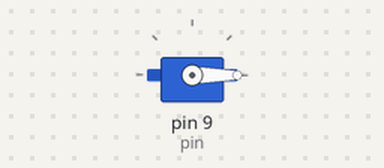
Recording of a sketch running on a simulated Arduino Uno, built with avr-gcc and run on an emulated ATmega328P. Parts: servo.

Above: at 0.05 s.
At 5.95 s:
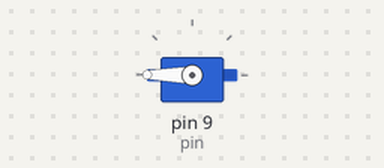
At 10.45 s:
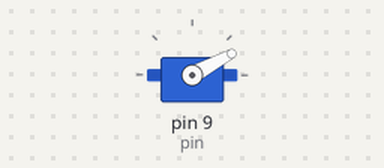
At 15.05 s:
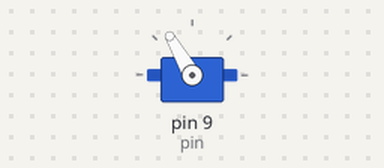
Timing chart, 0 to 19.6 s (numbered marks = the images above):
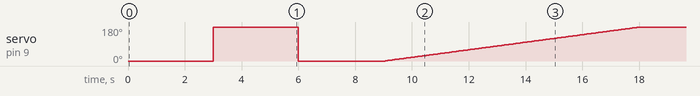

The sketch:

Servo.ino
```cpp
#include <Servo.h>
Servo servo;
int pin=9;
int angle;
void setup() {
  // put your setup code here, to run once:
  servo.attach(pin);
  }
void loop() {
  // put your main code here, to run repeatedly:
  servo.write(0);
  delay(3000);
  servo.write(180);
  delay(3000);
  servo.write(0);
  delay(3000);
  for(angle=0;angle<=180;angle++){
    servo.write(angle);
    delay(50);
  }
  delay(3000);
  for(angle=180;angle>=0;angle--){
    servo.write(angle);
    delay(50);
  }
  }
```
